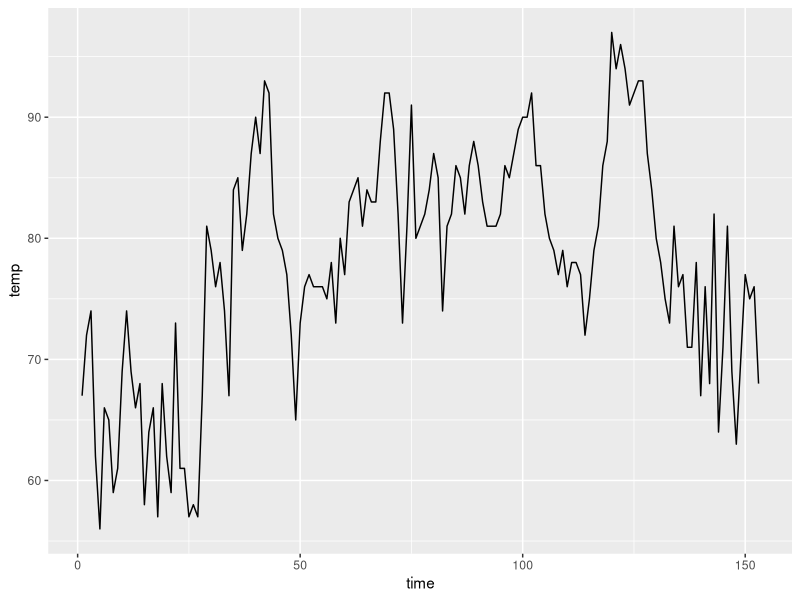
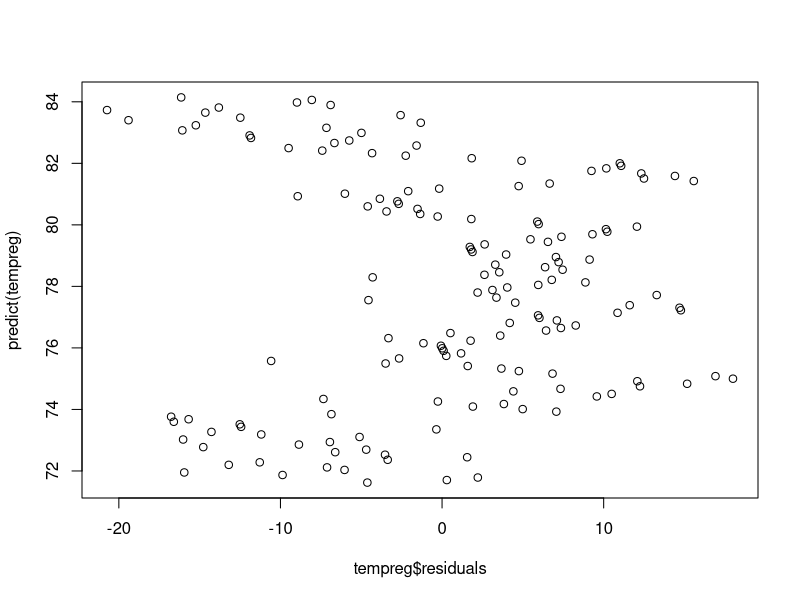
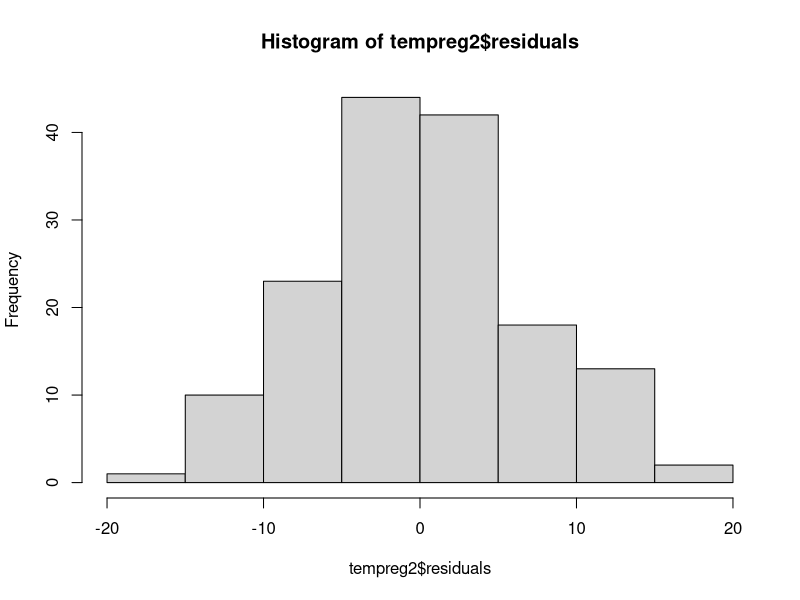
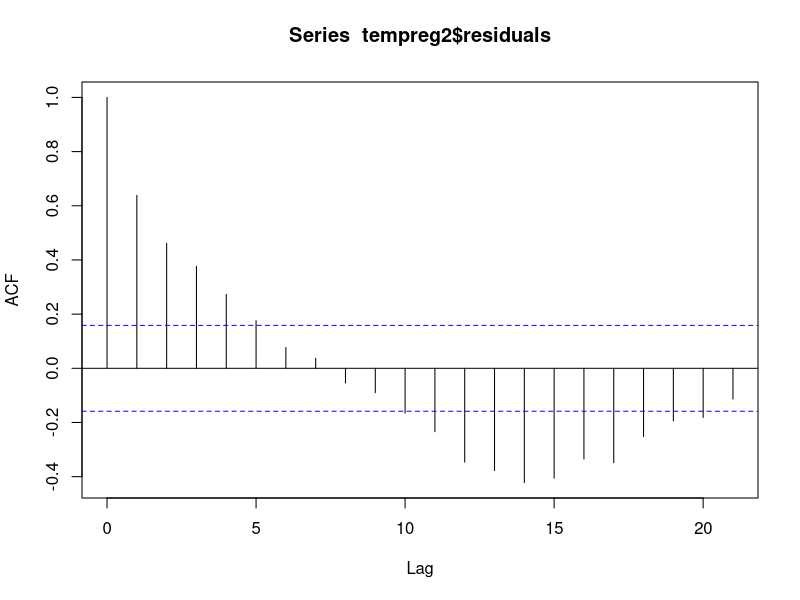
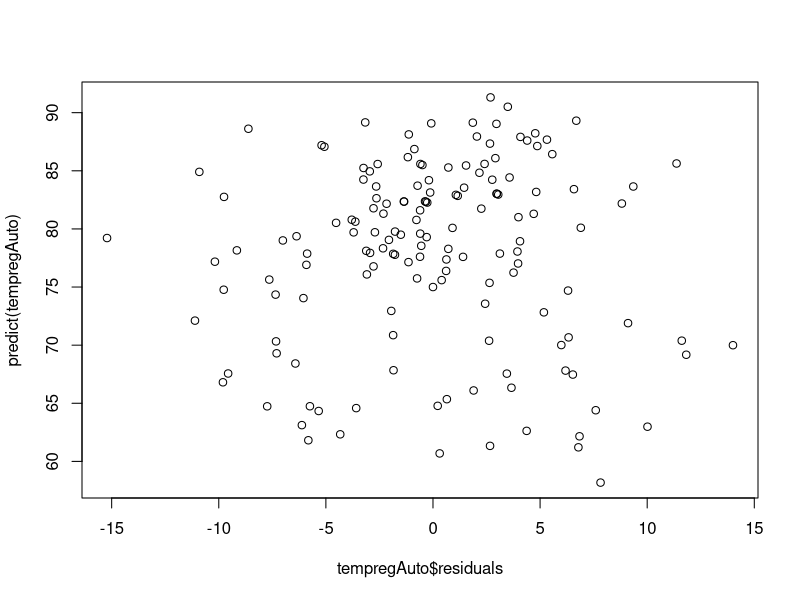
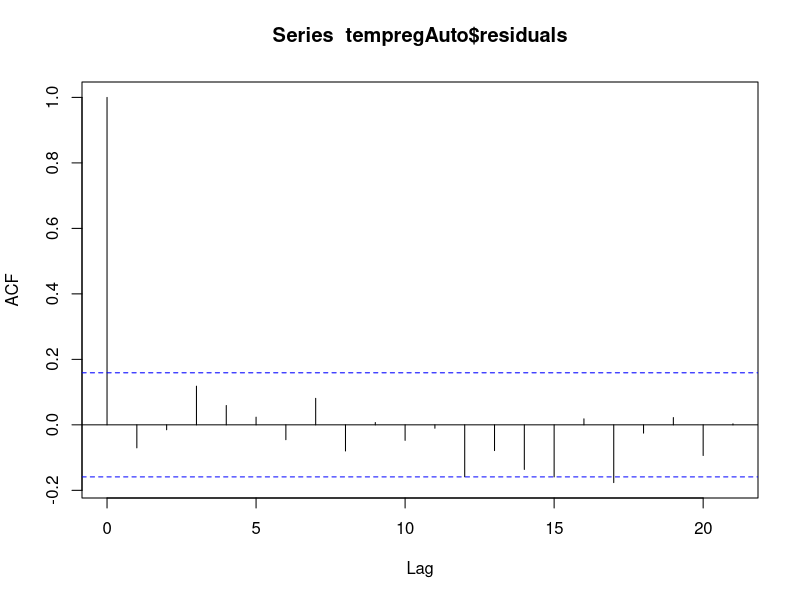
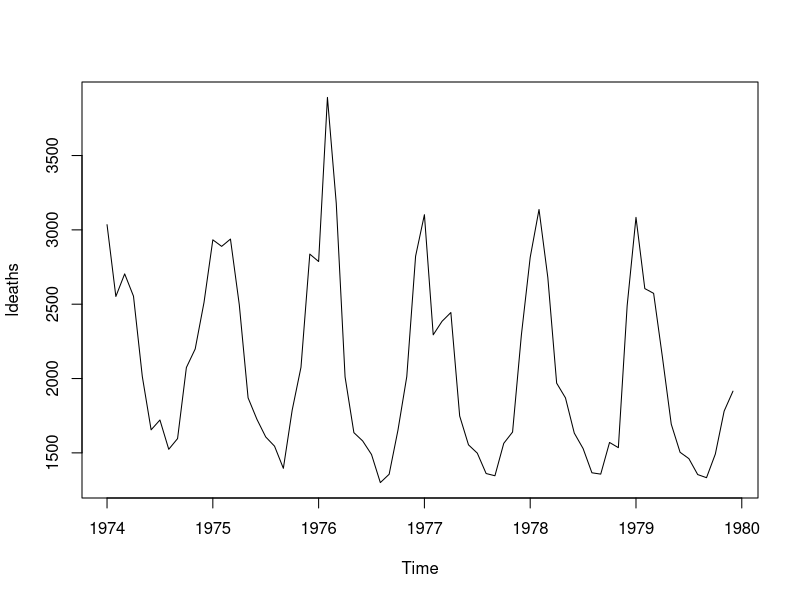
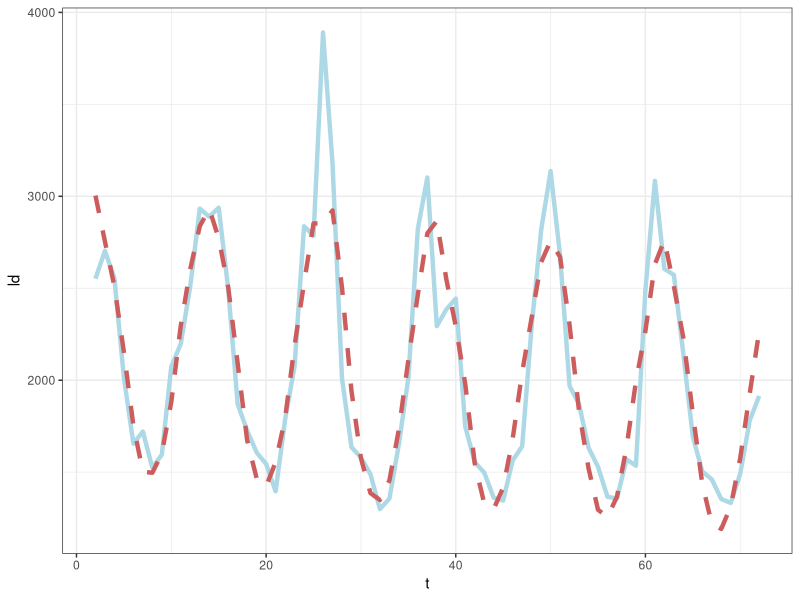

Reproduce these figures in R, in order.
# Packages

library(tidyverse)

#========================================================================
# Linear Regression

nyTemps <- data.frame(time = seq(1,nrow(airquality),1),
                      temp = airquality$Temp)

ggplot(data = nyTemps, aes(x = time, y = temp))+
  geom_line()


# Fit the model with time as a predictor
tempreg <- lm(temp ~ time, data = nyTemps)

# Check out the summary
summary(tempreg)

predict(tempreg)

plot(tempreg$residuals, predict(tempreg))

#========================================================================

nyTemps$timeSq <- nyTemps$time^2

tempreg2 <- lm(temp ~ time + timeSq, data = nyTemps)

summary(tempreg2)

hist(tempreg2$residuals)

acf(tempreg2$residuals)



# Add a lag-1 response to the data set
nyTemps$tempLag1 <- lag(nyTemps$temp,1)

# Get rid of the NA that was introduced
nyTemps <- nyTemps %>% na.omit(tempLag1)

# Fit our autoregressive regression model
tempregAuto <- lm(temp ~ time + timeSq + tempLag1, data = nyTemps)

# The lag is significant as expected!
summary(tempregAuto)

plot(tempregAuto$residuals, predict(tempregAuto))

acf(tempregAuto$residuals)

#========================================================================
# Lung Deaths Dataset

plot(ldeaths)
ld <- ldeaths

# Create a time variable in the ldeaths data
tmax<-length(ldeaths)
t <- 2:tmax

# Create a data frame with the sine and cosine terms
YX <- data.frame(ld=ld[2:tmax], ldpast=ld[1:(tmax-1)], t=t,
                 sin12=sin(2*pi*t/12), cos12=cos(2*pi*t/12))

# Fit the model
lunglm <- lm(ld ~ t + ldpast + sin12 + cos12, data=YX)

# The seasonal terms are significant!
summary(lunglm)

# Add predicted values
YX$preds <- predict(lunglm)

# Plot
ggplot(data = YX, aes(x = t))+
  geom_line(aes(y = ld), color = "lightblue", linewidth = 1.5)+
  geom_line(aes(y = preds), color = "indianred", linewidth = 1.5, linetype = 2)+
  theme_bw()
